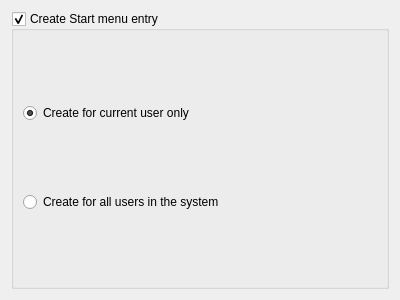
<?xml version="1.0" encoding="UTF-8"?>
<ui version="4.0">
 <class>OptionsCheckBoxForm</class>
 <widget class="QWidget" name="OptionsCheckBoxForm">
  <property name="geometry">
   <rect>
    <x>0</x>
    <y>0</y>
    <width>400</width>
    <height>300</height>
   </rect>
  </property>
  <property name="windowTitle">
   <string>Form</string>
  </property>
  <layout class="QVBoxLayout" name="verticalLayout">
   <property name="spacing">
    <number>20</number>
   </property>
   <item>
    <widget class="QGroupBox" name="CreateStartMenuEntry">
     <property name="title">
      <string>Create Start menu entry</string>
     </property>
     <property name="checkable">
      <bool>true</bool>
     </property>
     <layout class="QVBoxLayout" name="verticalLayout_2">
      <item>
       <widget class="QRadioButton" name="ForThisUserOnly">
        <property name="text">
         <string>Create for current user only</string>
        </property>
        <property name="checked">
         <bool>true</bool>
        </property>
       </widget>
      </item>
      <item>
       <widget class="QRadioButton" name="ForAllUsers">
        <property name="text">
         <string>Create for all users in the system</string>
        </property>
       </widget>
      </item>
     </layout>
    </widget>
   </item>
  </layout>
 </widget>
 <resources/>
 <connections/>
</ui>
